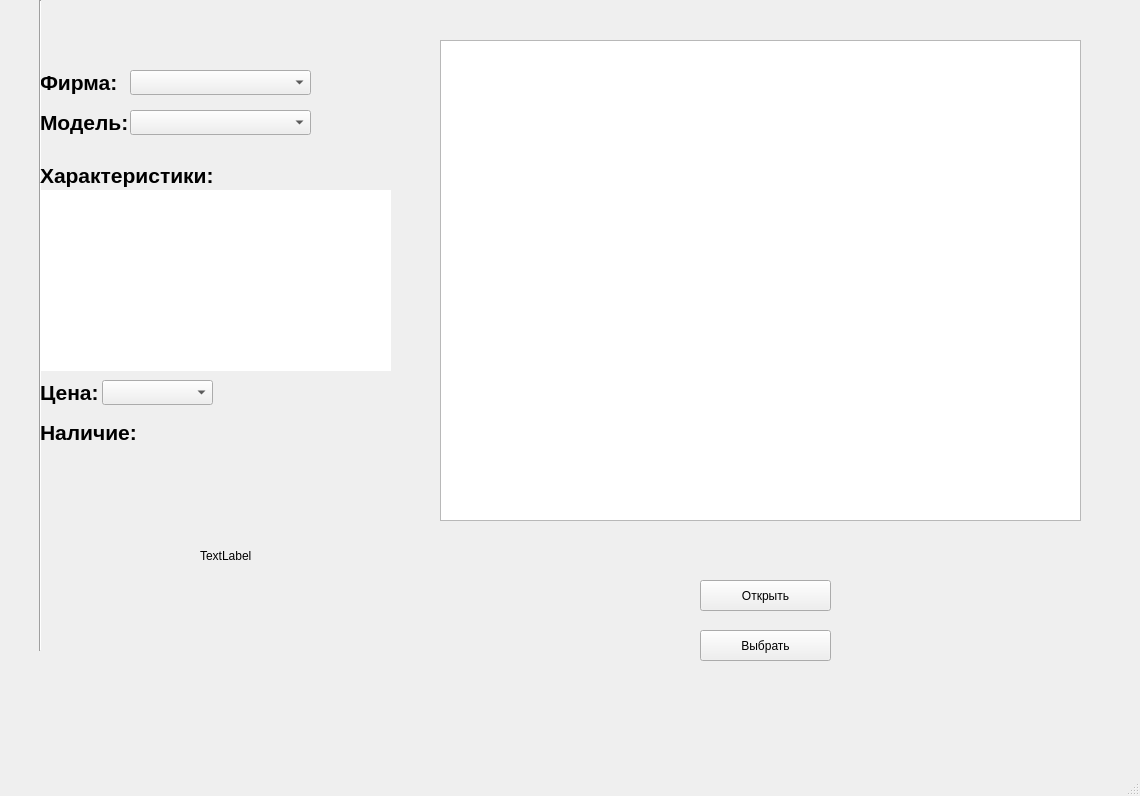
<?xml version="1.0" encoding="UTF-8"?>
<ui version="4.0">
 <class>MainWindow</class>
 <widget class="QMainWindow" name="MainWindow">
  <property name="geometry">
   <rect>
    <x>0</x>
    <y>0</y>
    <width>1140</width>
    <height>796</height>
   </rect>
  </property>
  <property name="windowTitle">
   <string>MainWindow</string>
  </property>
  <widget class="QWidget" name="centralwidget">
   <widget class="QListView" name="listView">
    <property name="geometry">
     <rect>
      <x>440</x>
      <y>40</y>
      <width>641</width>
      <height>481</height>
     </rect>
    </property>
   </widget>
   <widget class="QLabel" name="label">
    <property name="geometry">
     <rect>
      <x>200</x>
      <y>540</y>
      <width>121</width>
      <height>31</height>
     </rect>
    </property>
    <property name="font">
     <font>
      <bold>false</bold>
     </font>
    </property>
    <property name="text">
     <string>TextLabel</string>
    </property>
   </widget>
   <widget class="QPushButton" name="pushButton">
    <property name="geometry">
     <rect>
      <x>700</x>
      <y>580</y>
      <width>131</width>
      <height>31</height>
     </rect>
    </property>
    <property name="text">
     <string>Открыть</string>
    </property>
   </widget>
   <widget class="QPushButton" name="pushButton_2">
    <property name="geometry">
     <rect>
      <x>700</x>
      <y>630</y>
      <width>131</width>
      <height>31</height>
     </rect>
    </property>
    <property name="text">
     <string>Выбрать</string>
    </property>
   </widget>
   <widget class="QTableView" name="tableView">
    <property name="geometry">
     <rect>
      <x>440</x>
      <y>40</y>
      <width>641</width>
      <height>481</height>
     </rect>
    </property>
   </widget>
   <widget class="QLabel" name="firm">
    <property name="geometry">
     <rect>
      <x>40</x>
      <y>70</y>
      <width>76</width>
      <height>24</height>
     </rect>
    </property>
    <property name="font">
     <font>
      <pointsize>16</pointsize>
      <italic>false</italic>
      <bold>true</bold>
      <underline>false</underline>
      <strikeout>false</strikeout>
     </font>
    </property>
    <property name="text">
     <string>Фирма:</string>
    </property>
   </widget>
   <widget class="QComboBox" name="comboBoxFirm">
    <property name="geometry">
     <rect>
      <x>130</x>
      <y>70</y>
      <width>181</width>
      <height>25</height>
     </rect>
    </property>
   </widget>
   <widget class="QLabel" name="model">
    <property name="geometry">
     <rect>
      <x>40</x>
      <y>110</y>
      <width>91</width>
      <height>25</height>
     </rect>
    </property>
    <property name="font">
     <font>
      <pointsize>16</pointsize>
      <bold>true</bold>
     </font>
    </property>
    <property name="text">
     <string>Модель:</string>
    </property>
   </widget>
   <widget class="QComboBox" name="comboBoxModel">
    <property name="geometry">
     <rect>
      <x>130</x>
      <y>110</y>
      <width>181</width>
      <height>25</height>
     </rect>
    </property>
   </widget>
   <widget class="Line" name="line">
    <property name="geometry">
     <rect>
      <x>30</x>
      <y>0</y>
      <width>20</width>
      <height>651</height>
     </rect>
    </property>
    <property name="orientation">
     <enum>Qt::Vertical</enum>
    </property>
   </widget>
   <widget class="QLabel" name="param">
    <property name="geometry">
     <rect>
      <x>40</x>
      <y>160</y>
      <width>191</width>
      <height>31</height>
     </rect>
    </property>
    <property name="font">
     <font>
      <pointsize>16</pointsize>
      <bold>true</bold>
     </font>
    </property>
    <property name="text">
     <string>Характеристики:</string>
    </property>
   </widget>
   <widget class="QLabel" name="text">
    <property name="geometry">
     <rect>
      <x>40</x>
      <y>190</y>
      <width>351</width>
      <height>181</height>
     </rect>
    </property>
    <property name="font">
     <font>
      <pointsize>14</pointsize>
     </font>
    </property>
    <property name="styleSheet">
     <string notr="true">background-color: rgb(255, 255, 255);</string>
    </property>
    <property name="text">
     <string/>
    </property>
    <property name="textFormat">
     <enum>Qt::AutoText</enum>
    </property>
    <property name="alignment">
     <set>Qt::AlignLeading|Qt::AlignLeft|Qt::AlignTop</set>
    </property>
    <property name="wordWrap">
     <bool>true</bool>
    </property>
   </widget>
   <widget class="QLabel" name="price">
    <property name="geometry">
     <rect>
      <x>40</x>
      <y>380</y>
      <width>58</width>
      <height>24</height>
     </rect>
    </property>
    <property name="font">
     <font>
      <pointsize>16</pointsize>
      <bold>true</bold>
     </font>
    </property>
    <property name="text">
     <string>Цена:</string>
    </property>
   </widget>
   <widget class="QComboBox" name="comboBoxPrice">
    <property name="geometry">
     <rect>
      <x>102</x>
      <y>380</y>
      <width>111</width>
      <height>25</height>
     </rect>
    </property>
   </widget>
   <widget class="QLabel" name="availability">
    <property name="geometry">
     <rect>
      <x>40</x>
      <y>420</y>
      <width>95</width>
      <height>24</height>
     </rect>
    </property>
    <property name="font">
     <font>
      <pointsize>16</pointsize>
      <bold>true</bold>
     </font>
    </property>
    <property name="text">
     <string>Наличие:</string>
    </property>
   </widget>
   <widget class="QLabel" name="yOrN">
    <property name="geometry">
     <rect>
      <x>148</x>
      <y>420</y>
      <width>73</width>
      <height>24</height>
     </rect>
    </property>
    <property name="font">
     <font>
      <pointsize>14</pointsize>
     </font>
    </property>
    <property name="text">
     <string/>
    </property>
   </widget>
  </widget>
  <widget class="QMenuBar" name="menubar">
   <property name="geometry">
    <rect>
     <x>0</x>
     <y>0</y>
     <width>1140</width>
     <height>22</height>
    </rect>
   </property>
  </widget>
  <widget class="QStatusBar" name="statusbar"/>
 </widget>
 <resources/>
 <connections/>
</ui>
